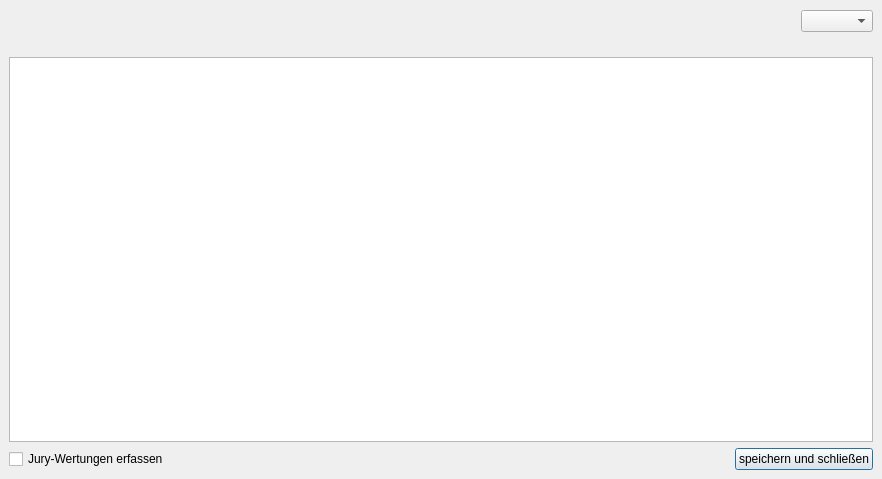
<?xml version="1.0" encoding="UTF-8"?>
<ui version="4.0">
 <class>ResultsSheetDialog</class>
 <widget class="QDialog" name="ResultsSheetDialog">
  <property name="geometry">
   <rect>
    <x>0</x>
    <y>0</y>
    <width>882</width>
    <height>479</height>
   </rect>
  </property>
  <property name="windowTitle">
   <string>TurnFix - Eingabe mit Wettkampfbogen</string>
  </property>
  <layout class="QVBoxLayout" name="verticalLayout">
   <property name="leftMargin">
    <number>0</number>
   </property>
   <property name="topMargin">
    <number>0</number>
   </property>
   <property name="rightMargin">
    <number>0</number>
   </property>
   <property name="bottomMargin">
    <number>0</number>
   </property>
   <item>
    <widget class="QWidget" name="headerWidget" native="true">
     <layout class="QHBoxLayout" name="horizontalLayout">
      <property name="topMargin">
       <number>6</number>
      </property>
      <property name="bottomMargin">
       <number>6</number>
      </property>
      <item>
       <widget class="QLabel" name="lbl_icon">
        <property name="sizePolicy">
         <sizepolicy hsizetype="Fixed" vsizetype="Fixed">
          <horstretch>0</horstretch>
          <verstretch>0</verstretch>
         </sizepolicy>
        </property>
        <property name="minimumSize">
         <size>
          <width>30</width>
          <height>30</height>
         </size>
        </property>
        <property name="maximumSize">
         <size>
          <width>30</width>
          <height>30</height>
         </size>
        </property>
        <property name="text">
         <string/>
        </property>
        <property name="scaledContents">
         <bool>true</bool>
        </property>
       </widget>
      </item>
      <item>
       <widget class="QLabel" name="lbl_disrg">
        <property name="font">
         <font>
          <pointsize>16</pointsize>
          <weight>75</weight>
          <bold>true</bold>
         </font>
        </property>
       </widget>
      </item>
      <item>
       <spacer name="horizontalSpacer">
        <property name="orientation">
         <enum>Qt::Horizontal</enum>
        </property>
        <property name="sizeHint" stdset="0">
         <size>
          <width>0</width>
          <height>0</height>
         </size>
        </property>
       </spacer>
      </item>
      <item>
       <widget class="QComboBox" name="cmb_squadStatus"/>
      </item>
     </layout>
    </widget>
   </item>
   <item>
    <widget class="QWidget" name="gbx_squad" native="true">
     <layout class="QGridLayout" name="gridLayout_2">
      <item row="0" column="0" colspan="2">
       <widget class="QTableView" name="pe_table">
        <property name="palette">
         <palette>
          <active>
           <colorrole role="Midlight">
            <brush brushstyle="SolidPattern">
             <color alpha="255">
              <red>255</red>
              <green>200</green>
              <blue>0</blue>
             </color>
            </brush>
           </colorrole>
           <colorrole role="Highlight">
            <brush brushstyle="SolidPattern">
             <color alpha="255">
              <red>255</red>
              <green>200</green>
              <blue>0</blue>
             </color>
            </brush>
           </colorrole>
           <colorrole role="HighlightedText">
            <brush brushstyle="SolidPattern">
             <color alpha="255">
              <red>1</red>
              <green>0</green>
              <blue>0</blue>
             </color>
            </brush>
           </colorrole>
          </active>
          <inactive>
           <colorrole role="Midlight">
            <brush brushstyle="SolidPattern">
             <color alpha="255">
              <red>255</red>
              <green>200</green>
              <blue>0</blue>
             </color>
            </brush>
           </colorrole>
           <colorrole role="Highlight">
            <brush brushstyle="SolidPattern">
             <color alpha="255">
              <red>255</red>
              <green>200</green>
              <blue>0</blue>
             </color>
            </brush>
           </colorrole>
           <colorrole role="HighlightedText">
            <brush brushstyle="SolidPattern">
             <color alpha="255">
              <red>1</red>
              <green>0</green>
              <blue>0</blue>
             </color>
            </brush>
           </colorrole>
          </inactive>
          <disabled>
           <colorrole role="Midlight">
            <brush brushstyle="SolidPattern">
             <color alpha="255">
              <red>255</red>
              <green>200</green>
              <blue>0</blue>
             </color>
            </brush>
           </colorrole>
           <colorrole role="Highlight">
            <brush brushstyle="SolidPattern">
             <color alpha="255">
              <red>208</red>
              <green>208</green>
              <blue>208</blue>
             </color>
            </brush>
           </colorrole>
           <colorrole role="HighlightedText">
            <brush brushstyle="SolidPattern">
             <color alpha="255">
              <red>1</red>
              <green>0</green>
              <blue>0</blue>
             </color>
            </brush>
           </colorrole>
          </disabled>
         </palette>
        </property>
        <property name="editTriggers">
         <set>QAbstractItemView::AllEditTriggers</set>
        </property>
        <property name="tabKeyNavigation">
         <bool>false</bool>
        </property>
        <property name="alternatingRowColors">
         <bool>true</bool>
        </property>
        <property name="selectionMode">
         <enum>QAbstractItemView::SingleSelection</enum>
        </property>
        <property name="selectionBehavior">
         <enum>QAbstractItemView::SelectRows</enum>
        </property>
        <attribute name="horizontalHeaderHighlightSections">
         <bool>false</bool>
        </attribute>
        <attribute name="verticalHeaderVisible">
         <bool>false</bool>
        </attribute>
        <attribute name="verticalHeaderDefaultSectionSize">
         <number>26</number>
        </attribute>
       </widget>
      </item>
      <item row="1" column="0">
       <widget class="QCheckBox" name="chk_jury">
        <property name="text">
         <string>Jury-Wertungen erfassen</string>
        </property>
        <property name="checked">
         <bool>false</bool>
        </property>
       </widget>
      </item>
      <item row="1" column="1">
       <widget class="QPushButton" name="but_save">
        <property name="sizePolicy">
         <sizepolicy hsizetype="Fixed" vsizetype="Fixed">
          <horstretch>0</horstretch>
          <verstretch>0</verstretch>
         </sizepolicy>
        </property>
        <property name="layoutDirection">
         <enum>Qt::RightToLeft</enum>
        </property>
        <property name="text">
         <string>speichern und schließen</string>
        </property>
       </widget>
      </item>
     </layout>
    </widget>
   </item>
  </layout>
 </widget>
 <resources/>
 <connections/>
</ui>
